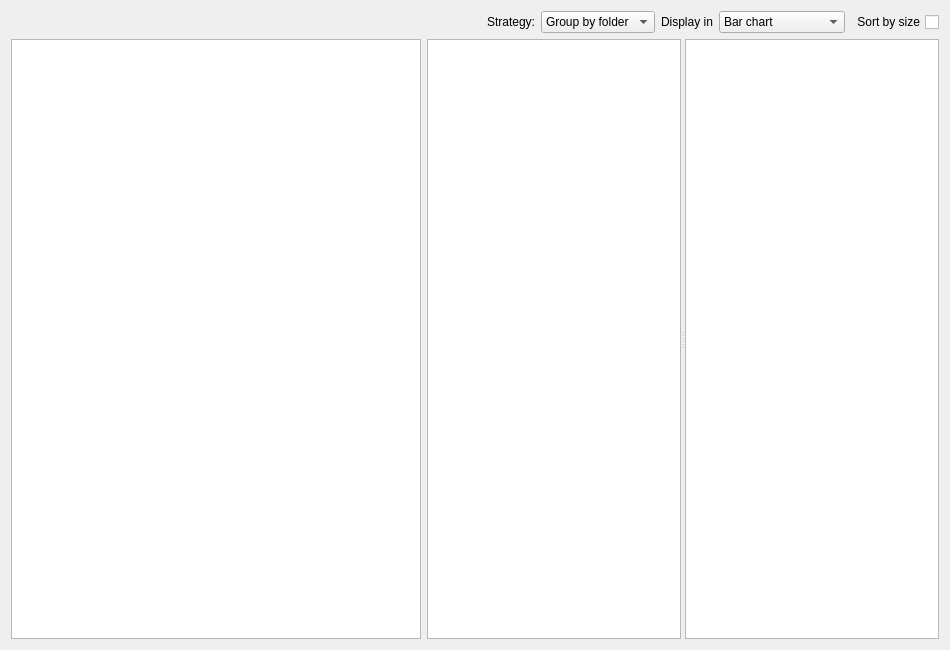
<?xml version="1.0" encoding="UTF-8"?>
<ui version="4.0">
 <class>FileExplorer</class>
 <widget class="QWidget" name="FileExplorer">
  <property name="geometry">
   <rect>
    <x>0</x>
    <y>0</y>
    <width>950</width>
    <height>650</height>
   </rect>
  </property>
  <property name="minimumSize">
   <size>
    <width>950</width>
    <height>650</height>
   </size>
  </property>
  <property name="windowTitle">
   <string>FileExplorer</string>
  </property>
  <layout class="QGridLayout" name="gridLayout">
   <item row="0" column="0" colspan="2">
    <layout class="QHBoxLayout" name="ViewLayout">
     <item>
      <spacer name="horizontalSpacer">
       <property name="orientation">
        <enum>Qt::Horizontal</enum>
       </property>
       <property name="sizeType">
        <enum>QSizePolicy::Expanding</enum>
       </property>
       <property name="sizeHint" stdset="0">
        <size>
         <width>40</width>
         <height>20</height>
        </size>
       </property>
      </spacer>
     </item>
     <item>
      <widget class="QLabel" name="Strategy_label">
       <property name="text">
        <string>Strategy:</string>
       </property>
       <property name="alignment">
        <set>Qt::AlignRight|Qt::AlignTrailing|Qt::AlignVCenter</set>
       </property>
      </widget>
     </item>
     <item>
      <widget class="QComboBox" name="Strategy_cbox">
       <item>
        <property name="text">
         <string>Group by folder</string>
        </property>
       </item>
       <item>
        <property name="text">
         <string>Group by type</string>
        </property>
       </item>
      </widget>
     </item>
     <item>
      <widget class="QLabel" name="Disply_label">
       <property name="text">
        <string>Display in</string>
       </property>
      </widget>
     </item>
     <item>
      <widget class="QComboBox" name="Chart_cbox">
       <item>
        <property name="text">
         <string>Bar chart</string>
        </property>
       </item>
       <item>
        <property name="text">
         <string>Pie chart</string>
        </property>
       </item>
       <item>
        <property name="text">
         <string>Stacked bar chart</string>
        </property>
       </item>
      </widget>
     </item>
     <item>
      <widget class="QCheckBox" name="sortBox">
       <property name="layoutDirection">
        <enum>Qt::RightToLeft</enum>
       </property>
       <property name="text">
        <string>Sort by size</string>
       </property>
      </widget>
     </item>
    </layout>
   </item>
   <item row="1" column="0">
    <widget class="QTreeView" name="treeView"/>
   </item>
   <item row="1" column="1">
    <widget class="QSplitter" name="splitter">
     <property name="orientation">
      <enum>Qt::Horizontal</enum>
     </property>
     <widget class="QTableView" name="tableView"/>
     <widget class="QChartView" name="chartView"/>
    </widget>
   </item>
  </layout>
 </widget>
 <customwidgets>
  <customwidget>
   <class>QChartView</class>
   <extends>QGraphicsView</extends>
   <header>QtCharts</header>
  </customwidget>
 </customwidgets>
 <resources/>
 <connections/>
</ui>
